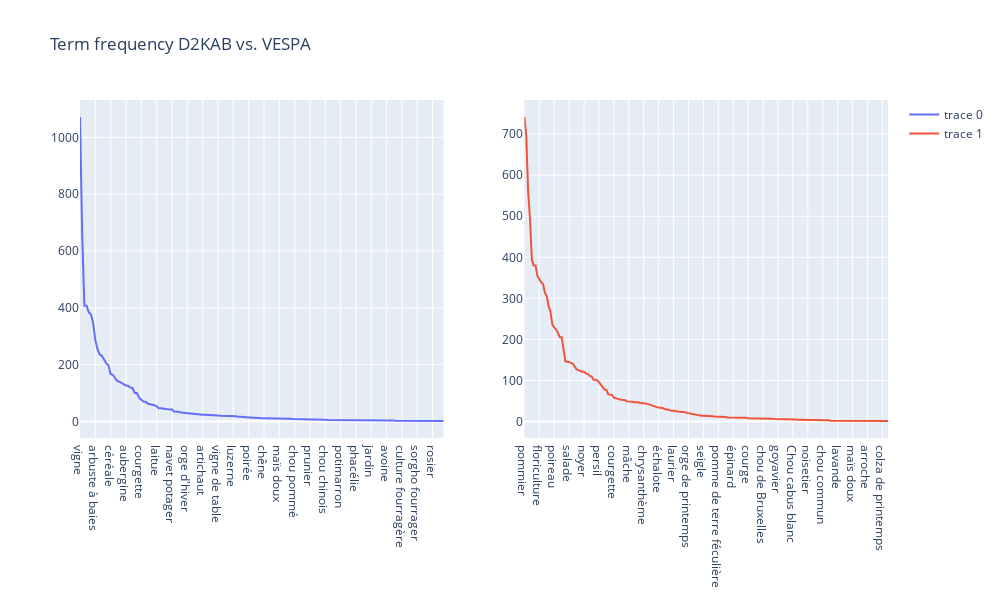

Notebook cell for this chart:
### Markdown cell above
#### Differences

### Code cell
fig = make_subplots(rows=1, cols=2)


fig.add_trace(
    go.Scatter(
        x=d2kab_freq['prefLabel'],
        y=d2kab_freq['count']
    ),
    row=1, col=1
)


fig.add_trace(
    go.Scatter(
        x=vespa_freq['prefLabel'],
        y=vespa_freq['count']
    ),
    row=1, col=2
)



fig.update_layout(height=600, width=1000, title_text="Term frequency D2KAB vs. VESPA")
fig.show()

### Figure 1 — Plotly figure (JSON) as saved in the notebook; plotly's stock layout.template omitted (floating-point values rounded to 4 significant figures; data arrays with more than 128 entries replaced by an {"elided": "..."} marker saying what was removed)
{"data": [{"type": "scatter", "x": {"elided": "167 str values"}, "xaxis": "x", "y": {"elided": "167 int values"}, "yaxis": "y"}, {"type": "scatter", "x": {"elided": "196 str values"}, "xaxis": "x2", "y": {"elided": "196 int values"}, "yaxis": "y2"}], "layout": {"height": 600, "title": {"text": "Term frequency D2KAB vs. VESPA"}, "width": 1000, "xaxis": {"anchor": "y", "domain": [0, 0.45]}, "xaxis2": {"anchor": "y2", "domain": [0.55, 1]}, "yaxis": {"anchor": "x", "domain": [0, 1]}, "yaxis2": {"anchor": "x2", "domain": [0, 1]}}}
